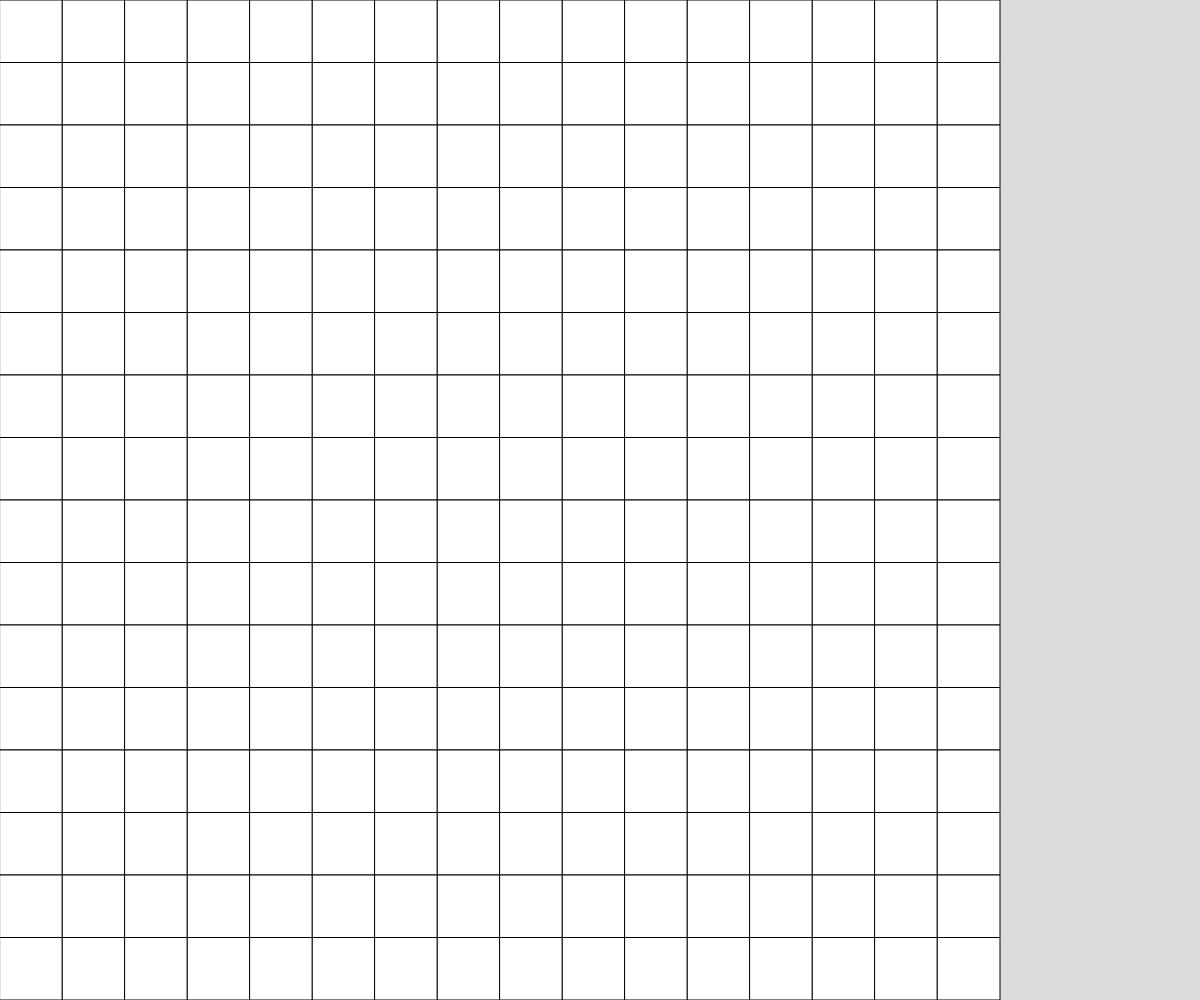
Frame 1 (no input)
Frame 60 (no input): identical to frame 1, image omitted
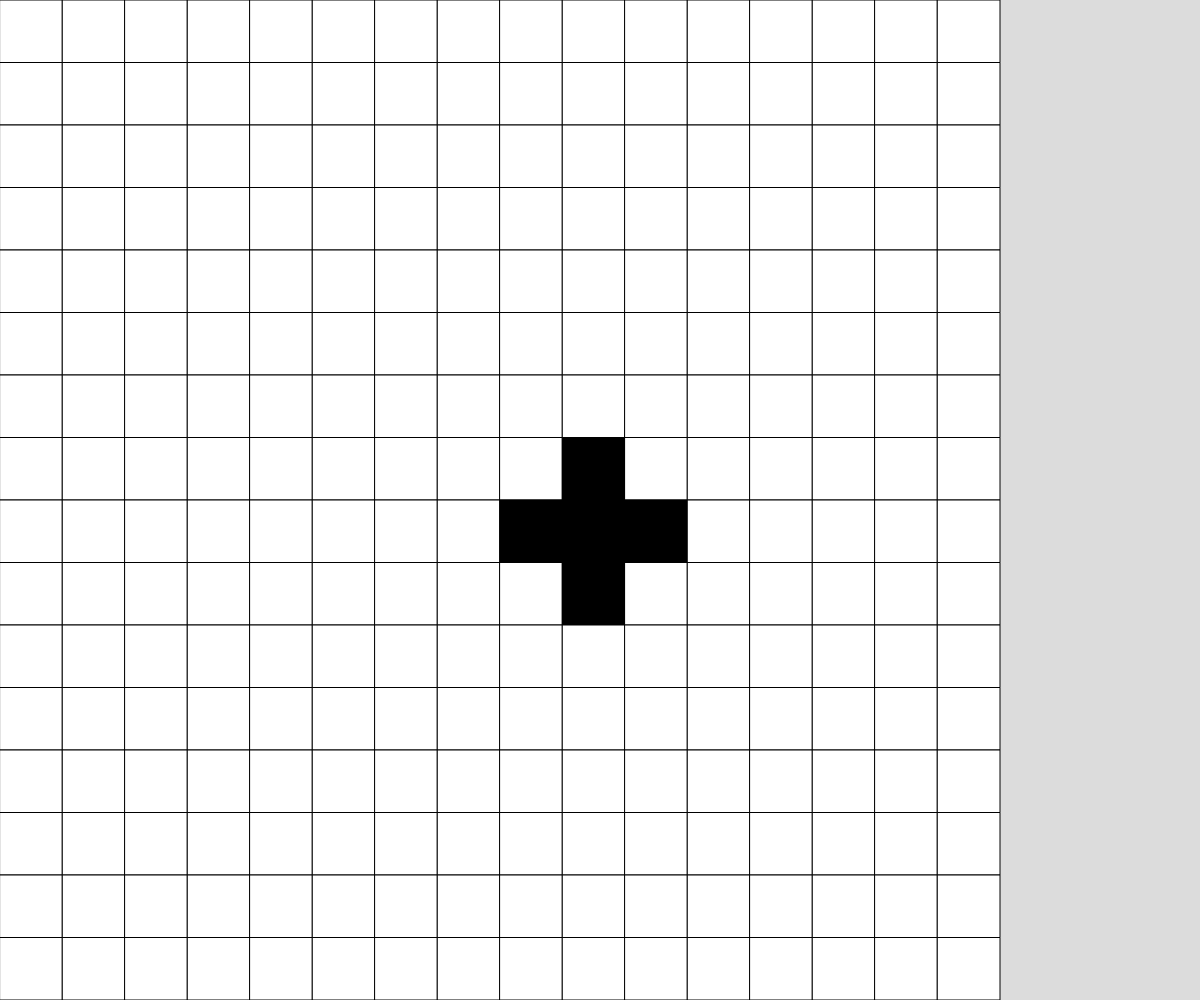
Frame 120 (the mouse pressed at the canvas centre since frame 60)

The p5.js sketch that drew these frames (run headless with seeded random() and noise() and a simulated clock; from frame 60 on, the mouse is pressed at the canvas centre):

// p5.js sketch
// ── sketch.js
// 2D Grid Neighbors Assignment - 2D Arrays Demo but all code by memory only until mousePressed which became a demo for 2D Array errors

let grid;
let cellSize;

const GRID_SIZE = 16;

function setup() {
  createCanvas(windowWidth, windowHeight);
  if (width < height){
    cellSize = width/GRID_SIZE;
  }
  else{
    cellSize = height/GRID_SIZE;
  }
  grid = newGrid();
}

function draw() {
  background(220);
  drawGrid(grid);
}

function drawGrid(theGrid){
  for (let x=0; x<GRID_SIZE; x++){
    for (let y=0; y<GRID_SIZE; y++){
      if (theGrid[x][y]){
        fill("white");
      }
      else{
        fill("black");
      }
      rect(cellSize*x,cellSize*y,cellSize,cellSize);
    }
  }
}

function newGrid(){
  let returnedGrid = [];
  for (let x=0; x<GRID_SIZE; x++){
    returnedGrid.push([]);
    for (let y=0; y<GRID_SIZE; y++){
      // let randomBoolean = round(random(0,1));
      // if (randomBoolean === 0){
      //   randomBoolean = false;
      // }
      // else {
      //   randomBoolean = true;
      // }
      let randomBoolean = true;
      returnedGrid[x].push(randomBoolean);
    }
  }
  return returnedGrid;
}

function mousePressed(){
  let mouseGridX = floor(mouseX / cellSize);
  let mouseGridY = floor(mouseY / cellSize);
  toggleCell(mouseGridX,mouseGridY); //where you clicked
  toggleCell(mouseGridX,mouseGridY-1); // north neighbor
  toggleCell(mouseGridX,mouseGridY+1); // south neighbor
  toggleCell(mouseGridX-1,mouseGridY); // west neighbor
  toggleCell(mouseGridX+1,mouseGridY); // east neighbor
}

function toggleCell(x,y){
  if (x>=0 && x < GRID_SIZE && y>=0 && y < GRID_SIZE){
    grid[x][y] = !grid[x][y];
  }
}
